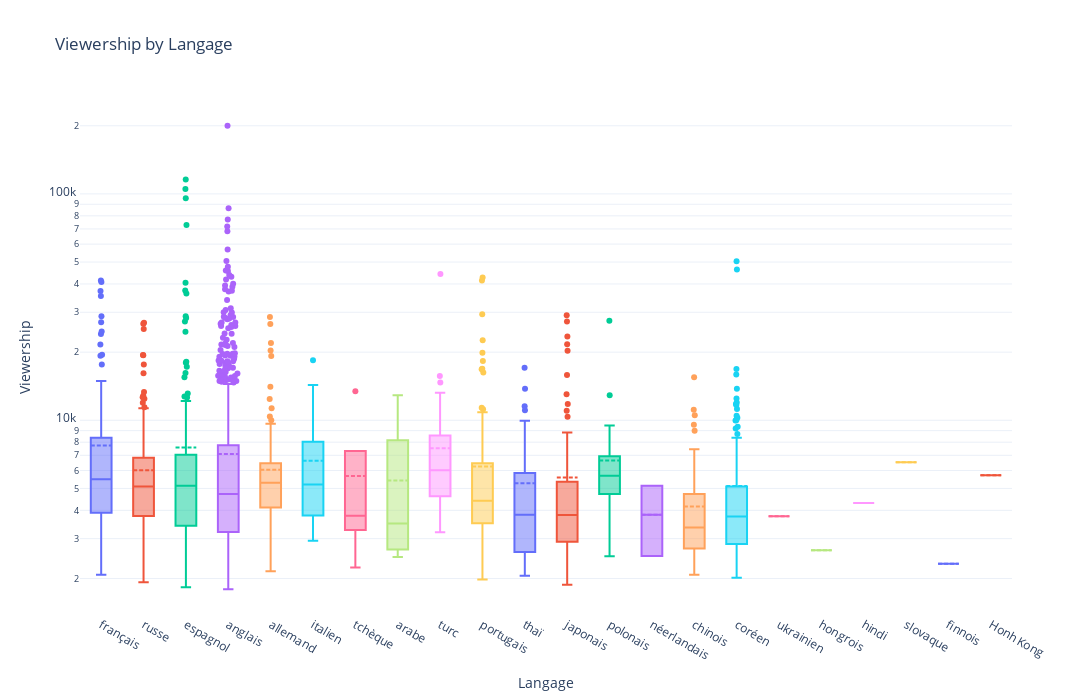

Notebook code for this chart:
### Code cell
import plotly.graph_objects as go
# iterate over dataset to make boxplot for each language
# make a red colorbar and set the range to 0-100
# give each boxplot a different color according to the number of points in the boxplot
# hide the points
# import sqrt
from math import sqrt

fig = go.Figure()
for i in range(len(avg['Langage'].unique())):
    fig.add_trace(go.Box(
        x=avg[avg['Langage'] == avg['Langage'].unique()[i]]['Langage'],
        y=avg[avg['Langage'] == avg['Langage'].unique()[i]]['mean'],
        name=avg['Langage'].unique()[i],
        boxmean=True,
        jitter=avg[avg['Langage'] == avg['Langage'].unique()[i]].shape[0]/avg[avg['Langage'] == 'anglais'].shape[0],
    ))

fig.update_layout(
    title='Viewership by Langage',
    yaxis_title='Viewership',
    xaxis_title='Langage',
    # boxmode='group',
    template='plotly_white',
    height=700,
    width=1200,
    showlegend=False,
)
fig.update_yaxes(type="log")

fig.show()

### Figure 1 — Plotly figure (JSON) as saved in the notebook; plotly's stock layout.template omitted (floating-point values rounded to 4 significant figures; data arrays with more than 128 entries replaced by an {"elided": "..."} marker saying what was removed)
{"data": [{"boxmean": true, "jitter": 0.118, "name": "français", "type": "box", "x": {"elided": "137 str values"}, "y": {"elided": "137 int values"}}, {"boxmean": true, "jitter": 0.1619, "name": "russe", "type": "box", "x": {"elided": "188 str values"}, "y": {"elided": "188 int values"}}, {"boxmean": true, "jitter": 0.2291, "name": "espagnol", "type": "box", "x": {"elided": "266 str values"}, "y": {"elided": "266 int values"}}, {"boxmean": true, "jitter": 1, "name": "anglais", "type": "box", "x": {"elided": "1161 str values"}, "y": {"elided": "1161 int values"}}, {"boxmean": true, "jitter": 0.1206, "name": "allemand", "type": "box", "x": {"elided": "140 str values"}, "y": {"elided": "140 int values"}}, {"boxmean": true, "jitter": 0.02498, "name": "italien", "type": "box", "x": ["italien", "italien", "italien", "italien", "italien", "italien", "italien", "italien", "italien", "italien", "italien", "italien", "italien", "italien", "italien", "italien", "italien", "italien", "italien", "italien", "italien", "italien", "italien", "italien", "italien", "italien", "italien", "italien", "italien"], "y": [3197, 7870, 13865, 4405, 6895, 4854, 7404, 10697, 5204, 3512, 18425, 3894, 3409, 6232, 8573, 5157, 9003, 14308, 4150, 3321, 3433, 8721, 2934, 6765, 4452, 3089, 5569, 4991, 7656]}, {"boxmean": true, "jitter": 0.004307, "name": "tchèque", "type": "box", "x": ["tchèque", "tchèque", "tchèque", "tchèque", "tchèque"], "y": [5266, 3790, 13435, 2237, 3627]}, {"boxmean": true, "jitter": 0.008613, "name": "arabe", "type": "box", "x": ["arabe", "arabe", "arabe", "arabe", "arabe", "arabe", "arabe", "arabe", "arabe", "arabe"], "y": [2491, 3746, 2582, 12910, 4491, 8155, 3247, 2689, 2957, 10975]}, {"boxmean": true, "jitter": 0.03962, "name": "turc", "type": "box", "x": ["turc", "turc", "turc", "turc", "turc", "turc", "turc", "turc", "turc", "turc", "turc", "turc", "turc", "turc", "turc", "turc", "turc", "turc", "turc", "turc", "turc", "turc", "turc", "turc", "turc", "turc", "turc", "turc", "turc", "turc", "turc", "turc", "turc", "turc", "turc", "turc", "turc", "turc", "turc", "turc", "turc", "turc", "turc", "turc", "turc", "turc"], "y": [4324, 3844, 5128, 5045, 3647, 15703, 5515, 44302, 9381, 6552, 5159, 3592, 3913, 14692, 10657, 5822, 8939, 13245, 6110, 3526, 8576, 5978, 5637, 9506, 9785, 5249, 4619, 3797, 6039, 7192, 3201, 5511, 9086, 4648, 6131, 8156, 4318, 3653, 3823, 7342, 6762, 6755, 6338, 5764, 6397, 13101]}, {"boxmean": true, "jitter": 0.1137, "name": "portugais", "type": "box", "x": {"elided": "132 str values"}, "y": {"elided": "132 int values"}}, {"boxmean": true, "jitter": 0.02584, "name": "thaï", "type": "box", "x": ["thaï", "thaï", "thaï", "thaï", "thaï", "thaï", "thaï", "thaï", "thaï", "thaï", "thaï", "thaï", "thaï", "thaï", "thaï", "thaï", "thaï", "thaï", "thaï", "thaï", "thaï", "thaï", "thaï", "thaï", "thaï", "thaï", "thaï", "thaï", "thaï", "thaï"], "y": [5850, 2622, 4929, 13785, 2380, 11087, 3039, 5110, 2967, 2413, 2168, 2766, 11546, 3840, 17075, 3803, 9964, 5328, 2576, 4151, 3470, 2055, 5660, 2414, 2285, 7277, 3793, 5123, 2726, 5872]}, {"boxmean": true, "jitter": 0.07494, "name": "japonais", "type": "box", "x": ["japonais", "japonais", "japonais", "japonais", "japonais", "japonais", "japonais", "japonais", "japonais", "japonais", "japonais", "japonais", "japonais", "japonais", "japonais", "japonais", "japonais", "japonais", "japonais", "japonais", "japonais", "japonais", "japonais", "japonais", "japonais", "japonais", "japonais", "japonais", "japonais", "japonais", "japonais", "japonais", "japonais", "japonais", "japonais", "japonais", "japonais", "japonais", "japonais", "japonais", "japonais", "japonais", "japonais", "japonais", "japonais", "japonais", "japonais", "japonais", "japonais", "japonais", "japonais", "japonais", "japonais", "japonais", "japonais", "japonais", "japonais", "japonais", "japonais", "japonais", "japonais", "japonais", "japonais", "japonais", "japonais", "japonais", "japonais", "japonais", "japonais", "japonais", "japonais", "japonais", "japonais", "japonais", "japonais", "japonais", "japonais", "japonais", "japonais", "japonais", "japonais", "japonais", "japonais", "japonais", "japonais", "japonais", "japonais"], "y": [4057, 3197, 2594, 3326, 11013, 4961, 2741, 10352, 2581, 5608, 2919, 2471, 3102, 29089, 6083, 3292, 2789, 6547, 4465, 3127, 4095, 5473, 3937, 4461, 3308, 3080, 2842, 5340, 13032, 15832, 21654, 6842, 2220, 11815, 5293, 1879, 3841, 2194, 4148, 2452, 2612, 3557, 4134, 3490, 3398, 3208, 3071, 20307, 4414, 3745, 3205, 27319, 2686, 2214, 5348, 3670, 3394, 8661, 4117, 5598, 2969, 2907, 8483, 2032, 5018, 2372, 2710, 2671, 7232, 3826, 2482, 5993, 5278, 3102, 8826, 3911, 2596, 4954, 4187, 3994, 23430, 2595, 2821, 4136, 3817, 3508, 3754]}, {"boxmean": true, "jitter": 0.0267, "name": "polonais", "type": "box", "x": ["polonais", "polonais", "polonais", "polonais", "polonais", "polonais", "polonais", "polonais", "polonais", "polonais", "polonais", "polonais", "polonais", "polonais", "polonais", "polonais", "polonais", "polonais", "polonais", "polonais", "polonais", "polonais", "polonais", "polonais", "polonais", "polonais", "polonais", "polonais", "polonais", "polonais", "polonais"], "y": [3692, 12908, 4252, 5556, 5121, 6986, 7805, 3315, 6780, 4683, 2508, 5506, 9374, 5915, 2628, 5686, 2849, 27536, 9135, 4582, 6700, 4992, 4843, 6080, 6139, 5358, 8347, 6249, 9493, 5750, 4910]}, {"boxmean": true, "jitter": 0.001723, "name": "néerlandais", "type": "box", "x": ["néerlandais", "néerlandais"], "y": [2515, 5144]}, {"boxmean": true, "jitter": 0.06029, "name": "chinois", "type": "box", "x": ["chinois", "chinois", "chinois", "chinois", "chinois", "chinois", "chinois", "chinois", "chinois", "chinois", "chinois", "chinois", "chinois", "chinois", "chinois", "chinois", "chinois", "chinois", "chinois", "chinois", "chinois", "chinois", "chinois", "chinois", "chinois", "chinois", "chinois", "chinois", "chinois", "chinois", "chinois", "chinois", "chinois", "chinois", "chinois", "chinois", "chinois", "chinois", "chinois", "chinois", "chinois", "chinois", "chinois", "chinois", "chinois", "chinois", "chinois", "chinois", "chinois", "chinois", "chinois", "chinois", "chinois", "chinois", "chinois", "chinois", "chinois", "chinois", "chinois", "chinois", "chinois", "chinois", "chinois", "chinois", "chinois", "chinois", "chinois", "chinois", "chinois", "chinois"], "y": [2917, 3911, 3837, 3026, 2207, 4835, 2076, 2350, 9551, 15503, 7360, 2757, 4914, 8995, 4719, 2851, 4074, 3338, 4012, 2383, 2329, 2938, 3477, 2095, 2573, 4187, 10523, 3240, 6712, 2970, 3032, 5405, 4196, 2325, 3443, 2660, 2692, 3127, 2647, 3373, 2642, 2745, 3180, 4019, 2899, 4983, 2345, 5406, 4947, 2112, 2842, 5996, 4654, 2740, 3448, 2664, 2828, 3625, 6707, 3341, 7448, 11143, 3893, 2155, 2330, 2711, 4722, 4332, 4958, 4059]}, {"boxmean": true, "jitter": 0.1413, "name": "coréen", "type": "box", "x": {"elided": "164 str values"}, "y": {"elided": "164 int values"}}, {"boxmean": true, "jitter": 0.0008613, "name": "ukrainien", "type": "box", "x": ["ukrainien"], "y": [3769]}, {"boxmean": true, "jitter": 0.0008613, "name": "hongrois", "type": "box", "x": ["hongrois"], "y": [2666]}, {"boxmean": true, "jitter": 0.0008613, "name": "hindi", "type": "box", "x": ["hindi"], "y": [4314]}, {"boxmean": true, "jitter": 0.0008613, "name": "slovaque", "type": "box", "x": ["slovaque"], "y": [6533]}, {"boxmean": true, "jitter": 0.0008613, "name": "finnois", "type": "box", "x": ["finnois"], "y": [2326]}, {"boxmean": true, "jitter": 0.0008613, "name": "Honh Kong", "type": "box", "x": ["Honh Kong"], "y": [5714]}], "layout": {"height": 700, "showlegend": false, "title": {"text": "Viewership by Langage"}, "width": 1200, "xaxis": {"title": {"text": "Langage"}}, "yaxis": {"title": {"text": "Viewership"}, "type": "log"}}}
